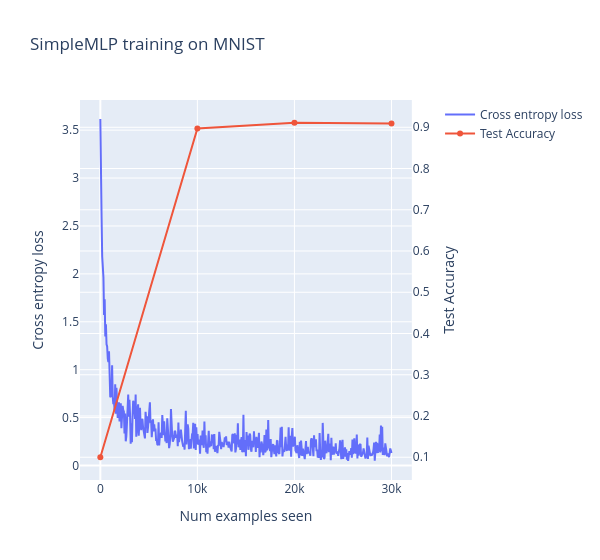

Notebook cell for this chart:
### Code cell
def train(args: SimpleMLPTrainingArgs) -> tuple[list[float], list[float], SimpleMLP]:
    """
    Trains the model, using training parameters from the `args` object.

    Returns:
        The model, and lists of loss & accuracy.
    """
    
    model = SimpleMLP().to(device)

    mnist_trainset, mnist_testset = get_mnist()
    mnist_trainloader = DataLoader(mnist_trainset, batch_size=args.batch_size, shuffle=True)
    mnist_testloader = DataLoader(mnist_testset, batch_size=args.batch_size, shuffle=False)

    optimizer = t.optim.Adam(model.parameters(), lr=args.learning_rate)
    loss_list = []
    accuracy_list = []

    for epoch in range(args.epochs):
        
        # Training loop
        pbar = tqdm(mnist_trainloader)
        model.train()
        for imgs, labels in pbar:
            # Move data to device, perform forward pass
            imgs, labels = imgs.to(device), labels.to(device)
            logits = model(imgs)

            # Calculate loss, perform backward pass
            loss = F.cross_entropy(logits, labels)
            loss.backward()
            optimizer.step()
            optimizer.zero_grad()

            # Update logs & progress bar
            loss_list.append(loss.item())
            pbar.set_postfix(epoch=f"{epoch + 1}/{args.epochs}", loss=f"{loss:.3f}")

        # Validation loop
        model.eval()
        correct, total = 0, 0
        with t.inference_mode():
            for imgs, labels in mnist_testloader:
                imgs, labels = imgs.to(device), labels.to(device)
                logits = model(imgs)
                predictions = t.argmax(logits, dim=-1)
                correct += (predictions == labels).sum().item()
                total += labels.shape[0]
            accuracy_list.append(correct / total)

    return loss_list, accuracy_list, model


args = SimpleMLPTrainingArgs()
loss_list, accuracy_list, model = train(args)

line(
    y=[loss_list, [0.1] + accuracy_list],  # we start by assuming a uniform accuracy of 10%
    use_secondary_yaxis=True,
    x_max=args.epochs * len(mnist_trainset),
    labels={"x": "Num examples seen", "y1": "Cross entropy loss", "y2": "Test Accuracy"},
    title="SimpleMLP training on MNIST",
    width=600,
)

### Figure 1 — Plotly figure (JSON) as saved in the notebook; plotly's stock layout.template omitted (floating-point values rounded to 4 significant figures; data arrays with more than 128 entries replaced by an {"elided": "..."} marker saying what was removed)
{"data": [{"name": "Cross entropy loss", "type": "scatter", "x": {"elided": "471 float values"}, "xaxis": "x", "y": {"elided": "471 float values"}, "yaxis": "y"}, {"name": "Test Accuracy", "type": "scatter", "x": [0.0, 10000.0, 20000.0, 30000.0], "xaxis": "x", "y": [0.1, 0.897, 0.911, 0.909], "yaxis": "y2"}], "layout": {"hovermode": "x unified", "title": {"text": "SimpleMLP training on MNIST"}, "width": 600, "xaxis": {"anchor": "y", "domain": [0, 0.94], "title": {"text": "Num examples seen"}}, "yaxis": {"anchor": "x", "domain": [0, 1], "title": {"text": "Cross entropy loss"}}, "yaxis2": {"anchor": "x", "overlaying": "y", "side": "right", "title": {"text": "Test Accuracy"}}}}
